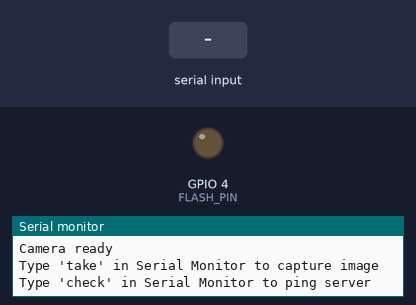
The sketch below on a simulated ESP32. On the bench: output pins drawn as LEDs (lit = HIGH), the last lines printed to the serial monitor. Inputs (shaded band) come from the test bench. WiFi joins after 1.5 s; servers stay silent unless stated; uploads are accepted with an empty reply; the camera gives no picture.

Above: at 3.5 s.
3.6 s: "take\n" received over Serial
At 4.2 s:
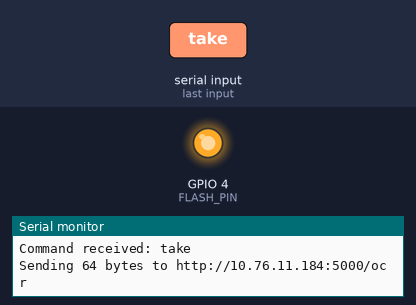
5.8 s: "check\n" received over Serial
Timing chart, 0 to 8.8 s (numbered marks = the images above; inputs shaded):
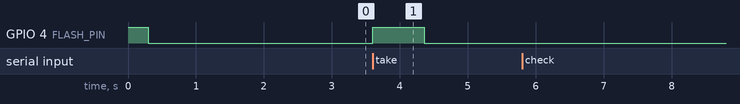

Measured:
- after the input at 3.6 s, GPIO 4 (FLASH_PIN): LOW → HIGH at once, → LOW 0.76 s later

The sketch:

ESP32CAM.ino
```cpp
#include "esp_camera.h"
#include <WiFi.h>
#include <HTTPClient.h>

// ================= WIFI =================
const char* ssid = "REDMI Note 15 Pro 5G";
const char* password = "12345678";

// ================= SERVER =================
const char* SERVER_URL = "http://10.76.11.184:5000/ocr";
const char* SERVER_HEALTH_URL = "http://10.76.11.184:5000/";

// ================= SERVER CHECK =================
bool checkServer() {
  if (WiFi.status() != WL_CONNECTED) {
    Serial.println("WiFi not connected; cannot check server");
    return false;
  }

  HTTPClient http;
  http.setTimeout(5000);
  http.begin(SERVER_HEALTH_URL);
  int httpCode = http.GET();

  Serial.print("Server GET status: ");
  Serial.println(httpCode);
  if (httpCode > 0) {
    String payload = http.getString();
    if (payload.length()) {
      Serial.println(payload);
    }
  } else {
    Serial.printf("Server GET error: %s\n", http.errorToString(httpCode).c_str());
  }

  http.end();
  return (httpCode == 200);
}

// ================= PINS =================
#define FLASH_PIN 4   // ESP32-CAM onboard flash LED

// ================= FLASH CONTROL =================
void flashOn() {
  digitalWrite(FLASH_PIN, HIGH);
}

void flashOff() {
  digitalWrite(FLASH_PIN, LOW);
}

// ================= CAMERA INIT =================
void initCamera() {
  camera_config_t config;
  config.ledc_channel = LEDC_CHANNEL_0;
  config.ledc_timer   = LEDC_TIMER_0;
  config.pin_d0       = 5;
  config.pin_d1       = 18;
  config.pin_d2       = 19;
  config.pin_d3       = 21;
  config.pin_d4       = 36;
  config.pin_d5       = 39;
  config.pin_d6       = 34;
  config.pin_d7       = 35;
  config.pin_xclk     = 0;
  config.pin_pclk     = 22;
  config.pin_vsync    = 25;
  config.pin_href     = 23;
  config.pin_sscb_sda = 26;
  config.pin_sscb_scl = 27;
  config.pin_pwdn     = 32;
  config.pin_reset   = -1;

  config.xclk_freq_hz = 20000000;
  config.pixel_format = PIXFORMAT_JPEG;

  // config.frame_size   = FRAMESIZE_VGA;
  // config.jpeg_quality = 12;
  // config.fb_count     = 1;
  config.frame_size   = FRAMESIZE_XGA;
  config.jpeg_quality = 10;
  config.fb_count     = 1;

  esp_err_t err = esp_camera_init(&config);
  if (err != ESP_OK) {
    Serial.printf("Camera init failed: 0x%x\n", err);
    while (true);
  }
}

// ================= SEND IMAGE =================
void takeAndSendImage() {
  // 1. Capture
  flashOn();
  delay(500); // Give sensor time to adjust to light

  camera_fb_t *fb = esp_camera_fb_get();
  if (!fb) {
    Serial.println("Camera capture failed");
    flashOff();
    return;
  }

  // 2. Prepare Connection
  HTTPClient http;
  http.begin(SERVER_URL);
  http.setTimeout(30000); // OCR + LLM + TTS takes time, increase timeout
  http.addHeader("Content-Type", "image/jpeg");

  Serial.printf("Sending %u bytes to %s\n", fb->len, SERVER_URL);

  // 3. POST raw buffer
  int httpCode = http.POST(fb->buf, fb->len);

  if (httpCode > 0) {
    Serial.printf("Response: %d\n", httpCode);
    String payload = http.getString();
    Serial.println(payload);
  } else {
    Serial.printf("Error: %s\n", http.errorToString(httpCode).c_str());
  }

  http.end();
  esp_camera_fb_return(fb);
  flashOff();
}

// ================= SERIAL COMMAND =================
void handleSerialCommand() {
  if (!Serial.available()) return;

  String cmd = Serial.readStringUntil('\n');
  cmd.trim();

  if (cmd == "take") {
    Serial.println("Command received: take");
    takeAndSendImage();
  } else if (cmd == "check") {
    Serial.println("Command received: check");
    checkServer();
  }
}

// ================= SETUP =================
void setup() {
  Serial.begin(115200);

  pinMode(FLASH_PIN, OUTPUT);

  // Flash blink on power-up
  flashOn();
  delay(300);
  flashOff();

  Serial.println("Booting ESP32-CAM...");

  WiFi.begin(ssid, password);
  Serial.print("Connecting WiFi");
  while (WiFi.status() != WL_CONNECTED) {
    delay(500);
    Serial.print(".");
  }
  Serial.println("\nWiFi connected");

  // Quick GET request to confirm backend is reachable.
  checkServer();

  initCamera();
  Serial.println("Camera ready");

  Serial.println("Type 'take' in Serial Monitor to capture image");
  Serial.println("Type 'check' in Serial Monitor to ping server");
}

// ================= LOOP =================
void loop() {
  handleSerialCommand();
}
```
